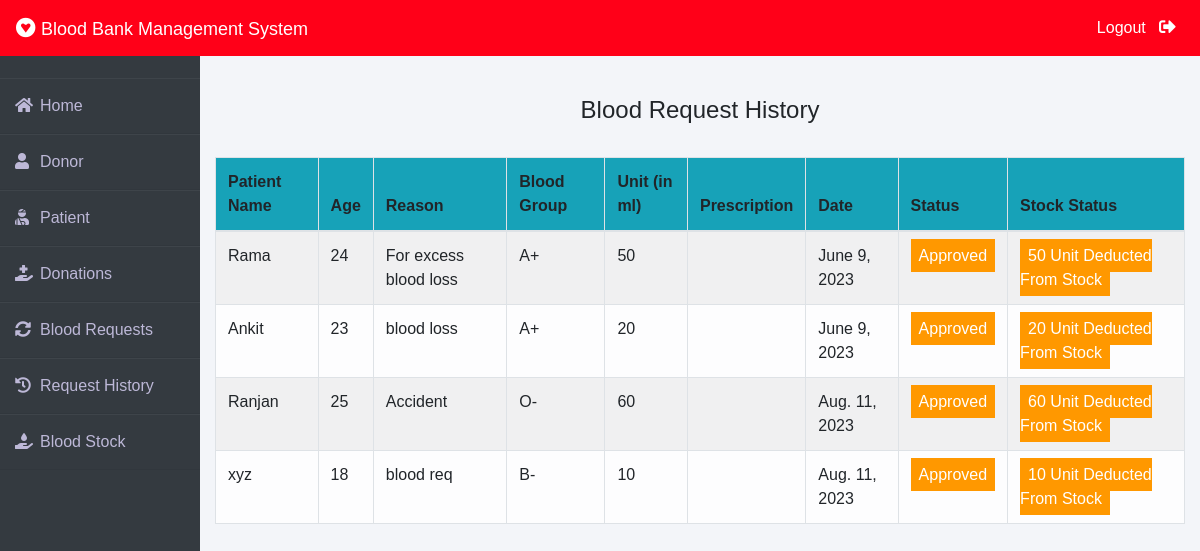
The app's page /admin-request-history (signed in) with its own data.
### blood/models.py (models this page shows, shortened)
class BloodRequest(models.Model):
    request_by_patient=models.ForeignKey(pmodels.Patient,null=True,on_delete=models.CASCADE)
    request_by_donor=models.ForeignKey(dmodels.Donor,null=True,on_delete=models.CASCADE)
    patient_name=models.CharField(max_length=30)
    patient_age=models.PositiveIntegerField()
    reason=models.CharField(max_length=500)
    bloodgroup=models.CharField(max_length=10)
    unit=models.PositiveIntegerField(default=0)
    status=models.CharField(max_length=20,default="Pending")
    date=models.DateField(auto_now=True)

### blood/views.py (the view)
# urls.py: path('admin-request-history', views.admin_request_history_view,name='admin-request-history'),
@login_required(login_url='adminlogin')
def admin_request_history_view(request):
    requests=models.BloodRequest.objects.all().exclude(status='Pending')
    return render(request,'blood/admin_request_history.html',{'requests':requests})

### templates/blood/admin_request_history.html (shortened to what this page needs)
{% extends 'blood/adminbase.html' %}
{% block content %}
{% load widget_tweaks %}
{%load static%}
<head>
</head>
<br><br>
<div class="container">
    <H4 class="text-center">Blood Request History</H4><br>
    <table class="table table-light table-hover table-bordered table-striped">
        <thead class="bg-info">
            <tr>
                <th scope="col">Patient Name</th>
                <th scope="col">Age</th>
                <th scope="col">Reason</th>
                <th scope="col">Blood Group</th>
                <th scope="col">Unit (in ml)</th>
                <th scope="col">Prescription</th>
                <th scope="col">Date</th>
                <th scope="col">Status</th>
                <th scope="col">Stock Status</th>
            </tr>
        </thead>
        <tbody>
            {% for t in requests %}
            <tr>
                <td> {{t.patient_name}}</td>
                <td>{{t.patient_age}}</td>
                <td>{{t.reason}}</td>
                <td>{{t.bloodgroup}}</td>
                <td>{{t.unit}}</td>
                <td>{{t.Prescription}}</td>
                <td>{{t.date}}</td>
                {% if t.status == 'Approved' %}
                <td><span class="label warning"> Approved</span></td>
                <td><span class="label warning"> {{t.unit}} Unit Deducted From Stock</span></td>
                {% else %}
                <td><span class="label success">Rejected</span></td>
                <td><span class="label success"> 0 Unit Deducted From Stock</span></td>
                {% endif %}
            </tr>
            {% endfor %}
        </tbody>
    </table>
</div>
{% endblock content %}

### templates/blood/adminbase.html (style rules this page uses)
* { margin: 0; padding: 0; box-sizing: border-box; list-style: none; text-decoration: none; font-family: 'Josefin Sans', sans-serif; }
body { background-color: #f3f5f9; }

### templates/blood/admin_request_history.html (style rules this page uses)
.label { color: white; padding: 8px; }
.warning { background-color: #ff9800; }

### records on screen
BloodRequest: patient_name "Rama", patient_age "24", reason "For excess blood loss", bloodgroup "A+", unit "50", date "June 9, 2023"
BloodRequest: patient_name "Ankit", patient_age "23", reason "blood loss", bloodgroup "A+", unit "20", date "June 9, 2023"
BloodRequest: patient_name "Ranjan", patient_age "25", reason "Accident", bloodgroup "O-", unit "60", date "Aug. 11, 2023"
BloodRequest: patient_name "xyz", patient_age "18", reason "blood req", bloodgroup "B-", unit "10", date "Aug. 11, 2023"
